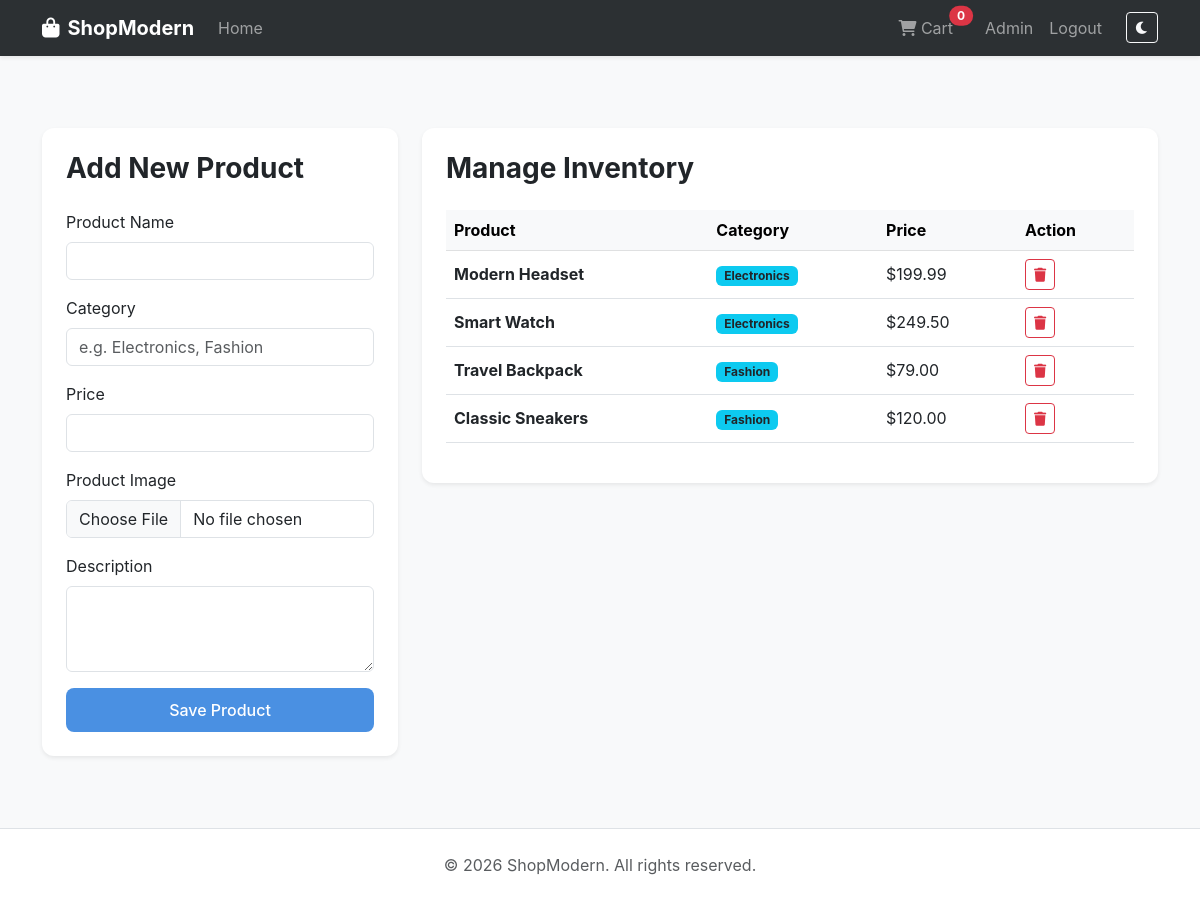
The page /admin (signed in) on the database its author committed.
### models.py (models this page shows)
class Product(db.Model):
    id = db.Column(db.Integer, primary_key=True)
    name = db.Column(db.String(200), nullable=False)
    description = db.Column(db.Text, nullable=False)
    price = db.Column(db.Float, nullable=False)
    image = db.Column(db.String(200), nullable=True, default='default_product.jpg')
    category = db.Column(db.String(100), nullable=True)

### app.py (the view, shortened to what this page needs)
@app.route("/admin", methods=['GET', 'POST'])
@login_required
def admin_dashboard():
    if not current_user.is_admin:
        abort(403)
    form = ProductForm()
    products = Product.query.all()
    return render_template('admin_dashboard.html', form=form, products=products)

### forms.py
class ProductForm(FlaskForm):
    name = StringField('Product Name', validators=[DataRequired()])
    description = TextAreaField('Description', validators=[DataRequired()])
    price = FloatField('Price', validators=[DataRequired()])
    category = StringField('Category')
    image = FileField('Product Image', validators=[FileAllowed(['jpg', 'png', 'jpeg'])])
    submit = SubmitField('Save Product')

### app.py (called while the page is built)
@login_manager.user_loader
def load_user(user_id):
    return User.query.get(int(user_id))

### templates/admin_dashboard.html (shortened to what this page needs)
{% extends "base.html" %}
{% block content %}
<div class="row">
    <div class="col-md-4">
        <div class="card p-4 border-0 shadow-sm mb-4">
            <h3 class="fw-bold mb-4">Add New Product</h3>
            <form method="POST" action="" enctype="multipart/form-data">
                <div class="mb-3">
                    {{ form.name.label(class="form-label") }}
                    {{ form.name(class="form-control") }}
                </div>
                <div class="mb-3">
                    {{ form.category.label(class="form-label") }}
                    {{ form.category(class="form-control", placeholder="e.g. Electronics, Fashion") }}
                </div>
                <div class="mb-3">
                    {{ form.price.label(class="form-label") }}
                    {{ form.price(class="form-control") }}
                </div>
                <div class="mb-3">
                    {{ form.image.label(class="form-label") }}
                    {{ form.image(class="form-control") }}
                </div>
                <div class="mb-3">
                    {{ form.description.label(class="form-label") }}
                    {{ form.description(class="form-control", rows="3") }}
                </div>
                <div class="d-grid">
                    {{ form.submit(class="btn btn-primary") }}
                </div>
            </form>
        </div>
    </div>
    <div class="col-md-8">
        <div class="card p-4 border-0 shadow-sm">
            <h3 class="fw-bold mb-4">Manage Inventory</h3>
            <div class="table-responsive">
                <table class="table table-hover align-middle">
                    <thead class="table-light">
                        <tr>
                            <th>Product</th>
                            <th>Category</th>
                            <th>Price</th>
                            <th>Action</th>
                        </tr>
                    </thead>
                    <tbody>
                        {% for product in products %}
                        <tr>
                            <td>
                                <div class="fw-bold">{{ product.name }}</div>
                            </td>
                            <td><span class="badge bg-info text-dark">{{ product.category }}</span></td>
                            <td>${{ "%.2f"|format(product.price) }}</td>
                            <td>
                                <form action="{{ url_for('delete_product', product_id=product.id) }}" method="POST">
                                    <button type="submit" class="btn btn-sm btn-outline-danger">
                                        <i class="fas fa-trash"></i>
                                    </button>
                                </form>
                            </td>
                        </tr>
                        {% endfor %}
                    </tbody>
                </table>
            </div>
        </div>
    </div>
</div>
{% endblock content %}

### templates/base.html (shortened to what this page needs)
<!DOCTYPE html>
<html lang="en">
<head>
    <link href="https://cdn.jsdelivr.net/npm/bootstrap@5.3.0/dist/css/bootstrap.min.css" rel="stylesheet">
    <link rel="stylesheet" href="https://cdnjs.cloudflare.com/ajax/libs/font-awesome/6.0.0/css/all.min.css">
    <link rel="stylesheet" href="{{ url_for('static', filename='css/style.css') }}">
</head>
<body class="bg-light">
    <nav class="navbar navbar-expand-lg navbar-dark bg-dark sticky-top shadow-sm">
        <div class="container">
            <a class="navbar-brand fw-bold" href="{{ url_for('home') }}">
                <i class="fas fa-shopping-bag me-2"></i>ShopModern
            </a>
            <div class="collapse navbar-collapse" id="navbarNav">
                <ul class="navbar-nav me-auto">
                    <li class="nav-item">
                        <a class="nav-link" href="{{ url_for('home') }}">Home</a>
                    </li>
                </ul>
                <ul class="navbar-nav">
                    <li class="nav-item me-3">
                        <a class="nav-link position-relative" href="{{ url_for('cart') }}">
                            <i class="fas fa-shopping-cart"></i> Cart
                            <span
                                class="position-absolute top-1 start-100 translate-middle badge rounded-pill bg-danger"
                                id="cart-count">
                                {{ current_user.cart_items|length if current_user.is_authenticated else 0 }}
                            </span>
                        </a>
                    </li>
                    {% if current_user.is_authenticated %}
                    {% if current_user.is_admin %}
                    <li class="nav-item">
                        <a class="nav-link" href="{{ url_for('admin_dashboard') }}">Admin</a>
                    </li>
                    {% endif %}
                    <li class="nav-item">
                        <a class="nav-link" href="{{ url_for('logout') }}">Logout</a>
                    </li>
                    {% endif %}
                    <li class="nav-item ms-lg-3">
                        <button class="btn btn-outline-light btn-sm mt-1" id="theme-toggle">
                            <i class="fas fa-moon"></i>
                        </button>
                    </li>
                </ul>
            </div>
        </div>
    </nav>
    <main class="container my-5">
        {% block content %}{% endblock %}
    </main>
    <footer class="bg-white border-top py-4 mt-auto">
        <div class="container text-center">
            <p class="text-muted mb-0">&copy; 2026 ShopModern. All rights reserved.</p>
        </div>
    </footer>
</body>
</html>

### static/css/style.css (style rules this page uses)
:root { --primary-color: #4a90e2; --bg-light: #f8f9fa; --card-shadow: 0 4px 12px rgba(0,0,0,0.08); --transition: all 0.3s ease; }
body { font-family: 'Inter', system-ui, -apple-system, sans-serif; min-height: 100vh; display: flex; flex-direction: column; }
.navbar { backdrop-filter: blur(10px); background-color: rgba(33, 37, 41, 0.95) !important; }
.card { border: none; border-radius: 12px; box-shadow: var(--card-shadow); transition: var(--transition); overflow: hidden; }
.btn-primary { background-color: var(--primary-color); border: none; padding: 10px 20px; border-radius: 8px; font-weight: 500; }

### rows shown on the page
Product: name "Modern Headset", category "Electronics", price "199.99"
Product: name "Smart Watch", category "Electronics", price "249.50"
Product: name "Travel Backpack", category "Fashion", price "79.00"
Product: name "Classic Sneakers", category "Fashion", price "120.00"

### other values the page prints
{{ current_user.cart_items|length if current_user.is_authenticated else 0 }} "0"
